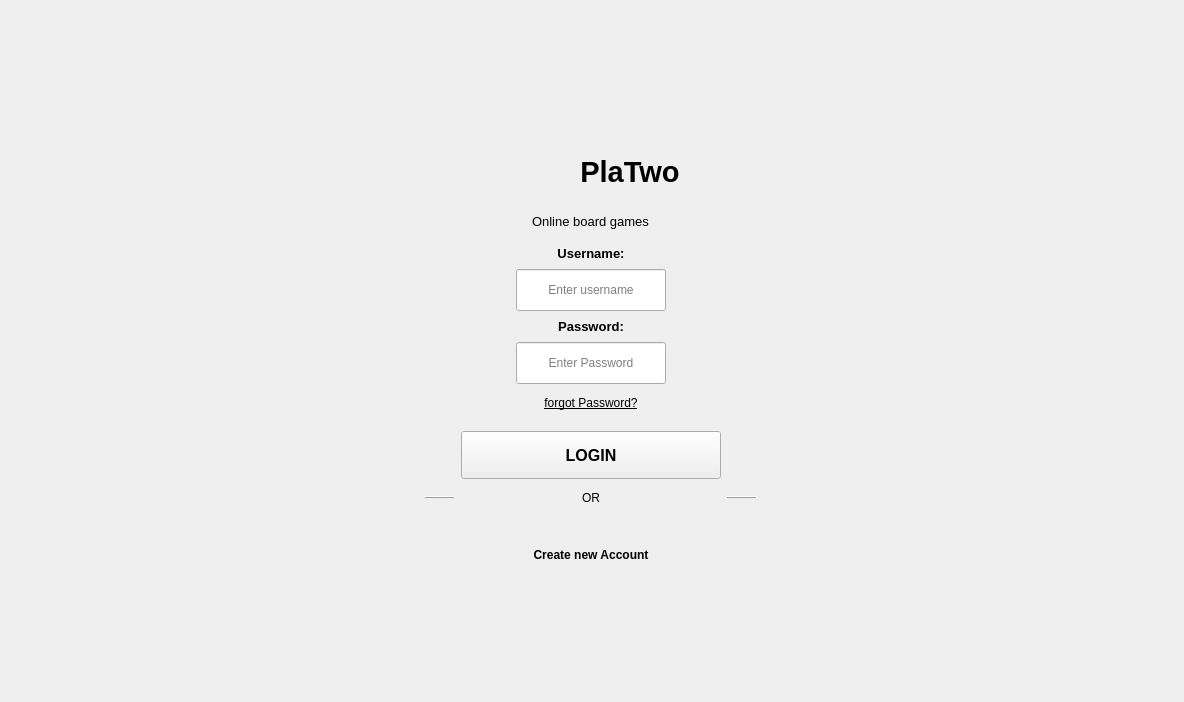
<?xml version="1.0" encoding="UTF-8"?>
<ui version="4.0">
 <class>loginPage</class>
 <widget class="QWidget" name="loginPage">
  <property name="geometry">
   <rect>
    <x>0</x>
    <y>0</y>
    <width>1184</width>
    <height>702</height>
   </rect>
  </property>
  <property name="windowTitle">
   <string>Form</string>
  </property>
  <layout class="QHBoxLayout" name="horizontalLayout_2">
   <item>
    <spacer name="horizontalSpacer_4">
     <property name="orientation">
      <enum>Qt::Orientation::Horizontal</enum>
     </property>
     <property name="sizeHint" stdset="0">
      <size>
       <width>40</width>
       <height>20</height>
      </size>
     </property>
    </spacer>
   </item>
   <item>
    <layout class="QVBoxLayout" name="verticalLayoutLoginCard">
     <property name="spacing">
      <number>12</number>
     </property>
     <property name="leftMargin">
      <number>40</number>
     </property>
     <property name="topMargin">
      <number>40</number>
     </property>
     <property name="rightMargin">
      <number>40</number>
     </property>
     <property name="bottomMargin">
      <number>40</number>
     </property>
     <item>
      <widget class="QWidget" name="logincard" native="true">
       <property name="minimumSize">
        <size>
         <width>380</width>
         <height>600</height>
        </size>
       </property>
       <property name="maximumSize">
        <size>
         <width>450</width>
         <height>600</height>
        </size>
       </property>
       <layout class="QVBoxLayout" name="verticalLayout_3">
        <property name="rightMargin">
         <number>11</number>
        </property>
        <item>
         <layout class="QVBoxLayout" name="verticalLayout_4">
          <property name="spacing">
           <number>8</number>
          </property>
          <property name="leftMargin">
           <number>40</number>
          </property>
          <property name="topMargin">
           <number>40</number>
          </property>
          <property name="rightMargin">
           <number>40</number>
          </property>
          <property name="bottomMargin">
           <number>40</number>
          </property>
          <item>
           <spacer name="verticalSpacer_2">
            <property name="orientation">
             <enum>Qt::Orientation::Vertical</enum>
            </property>
            <property name="sizeHint" stdset="0">
             <size>
              <width>20</width>
              <height>40</height>
             </size>
            </property>
           </spacer>
          </item>
          <item>
           <widget class="QWidget" name="widget_title" native="true">
            <layout class="QVBoxLayout" name="verticalLayout_5">
             <item>
              <layout class="QHBoxLayout" name="horizontalLayout">
               <item>
                <spacer name="horizontalSpacer_3">
                 <property name="orientation">
                  <enum>Qt::Orientation::Horizontal</enum>
                 </property>
                 <property name="sizeHint" stdset="0">
                  <size>
                   <width>40</width>
                   <height>20</height>
                  </size>
                 </property>
                </spacer>
               </item>
               <item>
                <widget class="QLabel" name="label_logo">
                 <property name="minimumSize">
                  <size>
                   <width>72</width>
                   <height>72</height>
                  </size>
                 </property>
                 <property name="maximumSize">
                  <size>
                   <width>72</width>
                   <height>72</height>
                  </size>
                 </property>
                 <property name="text">
                  <string/>
                 </property>
                 <property name="pixmap">
                  <pixmap>../../resources/icons/logo.png</pixmap>
                 </property>
                 <property name="scaledContents">
                  <bool>true</bool>
                 </property>
                 <property name="alignment">
                  <set>Qt::AlignmentFlag::AlignCenter</set>
                 </property>
                </widget>
               </item>
               <item>
                <widget class="QLabel" name="label_title">
                 <property name="font">
                  <font>
                   <pointsize>22</pointsize>
                   <bold>true</bold>
                  </font>
                 </property>
                 <property name="text">
                  <string>PlaTwo</string>
                 </property>
                 <property name="alignment">
                  <set>Qt::AlignmentFlag::AlignCenter</set>
                 </property>
                </widget>
               </item>
               <item>
                <spacer name="horizontalSpacer_6">
                 <property name="orientation">
                  <enum>Qt::Orientation::Horizontal</enum>
                 </property>
                 <property name="sizeHint" stdset="0">
                  <size>
                   <width>40</width>
                   <height>20</height>
                  </size>
                 </property>
                </spacer>
               </item>
              </layout>
             </item>
             <item alignment="Qt::AlignmentFlag::AlignHCenter">
              <widget class="QLabel" name="label_subtitle">
               <property name="font">
                <font>
                 <pointsize>10</pointsize>
                </font>
               </property>
               <property name="text">
                <string>Online board games</string>
               </property>
               <property name="alignment">
                <set>Qt::AlignmentFlag::AlignCenter</set>
               </property>
              </widget>
             </item>
            </layout>
           </widget>
          </item>
          <item>
           <widget class="QLabel" name="label_username">
            <property name="font">
             <font>
              <pointsize>10</pointsize>
              <bold>true</bold>
             </font>
            </property>
            <property name="text">
             <string>Username:</string>
            </property>
            <property name="alignment">
             <set>Qt::AlignmentFlag::AlignCenter</set>
            </property>
           </widget>
          </item>
          <item alignment="Qt::AlignmentFlag::AlignHCenter">
           <widget class="QLineEdit" name="lineEdit_username">
            <property name="minimumSize">
             <size>
              <width>150</width>
              <height>42</height>
             </size>
            </property>
            <property name="maximumSize">
             <size>
              <width>300</width>
              <height>16777215</height>
             </size>
            </property>
            <property name="toolTip">
             <string>&lt;html&gt;&lt;head/&gt;&lt;body&gt;&lt;p&gt;Enter Your &lt;span style=&quot; font-weight:700;&quot;&gt;Username&lt;/span&gt;&lt;/p&gt;&lt;/body&gt;&lt;/html&gt;</string>
            </property>
            <property name="alignment">
             <set>Qt::AlignmentFlag::AlignCenter</set>
            </property>
            <property name="placeholderText">
             <string>Enter username</string>
            </property>
           </widget>
          </item>
          <item>
           <widget class="QLabel" name="label_password">
            <property name="font">
             <font>
              <pointsize>10</pointsize>
              <bold>true</bold>
             </font>
            </property>
            <property name="text">
             <string>Password:</string>
            </property>
            <property name="alignment">
             <set>Qt::AlignmentFlag::AlignCenter</set>
            </property>
           </widget>
          </item>
          <item alignment="Qt::AlignmentFlag::AlignHCenter">
           <widget class="QLineEdit" name="lineEdit_password">
            <property name="minimumSize">
             <size>
              <width>150</width>
              <height>42</height>
             </size>
            </property>
            <property name="maximumSize">
             <size>
              <width>260</width>
              <height>16777215</height>
             </size>
            </property>
            <property name="toolTip">
             <string>&lt;html&gt;&lt;head/&gt;&lt;body&gt;&lt;p&gt;Enter Your &lt;span style=&quot; font-weight:700;&quot;&gt;Password&lt;/span&gt;&lt;/p&gt;&lt;/body&gt;&lt;/html&gt;</string>
            </property>
            <property name="echoMode">
             <enum>QLineEdit::EchoMode::Password</enum>
            </property>
            <property name="alignment">
             <set>Qt::AlignmentFlag::AlignCenter</set>
            </property>
            <property name="placeholderText">
             <string>Enter Password</string>
            </property>
           </widget>
          </item>
          <item alignment="Qt::AlignmentFlag::AlignHCenter">
           <widget class="QPushButton" name="pushButton_forgot">
            <property name="font">
             <font>
              <underline>true</underline>
             </font>
            </property>
            <property name="text">
             <string>forgot Password?</string>
            </property>
            <property name="flat">
             <bool>true</bool>
            </property>
           </widget>
          </item>
          <item>
           <widget class="QWidget" name="widget_actions" native="true">
            <layout class="QVBoxLayout" name="verticalLayout_6">
             <item>
              <layout class="QGridLayout" name="gridLayout">
               <item row="1" column="2">
                <widget class="QFrame" name="frame">
                 <property name="frameShape">
                  <enum>QFrame::Shape::HLine</enum>
                 </property>
                 <property name="frameShadow">
                  <enum>QFrame::Shadow::Raised</enum>
                 </property>
                </widget>
               </item>
               <item row="1" column="0">
                <widget class="QFrame" name="frame_2">
                 <property name="frameShape">
                  <enum>QFrame::Shape::HLine</enum>
                 </property>
                 <property name="frameShadow">
                  <enum>QFrame::Shadow::Raised</enum>
                 </property>
                </widget>
               </item>
               <item row="0" column="1">
                <widget class="QPushButton" name="pushButton_login">
                 <property name="minimumSize">
                  <size>
                   <width>260</width>
                   <height>48</height>
                  </size>
                 </property>
                 <property name="font">
                  <font>
                   <pointsize>12</pointsize>
                   <bold>true</bold>
                  </font>
                 </property>
                 <property name="text">
                  <string>LOGIN</string>
                 </property>
                </widget>
               </item>
               <item row="1" column="1" alignment="Qt::AlignmentFlag::AlignHCenter">
                <widget class="QLabel" name="label_or">
                 <property name="minimumSize">
                  <size>
                   <width>0</width>
                   <height>25</height>
                  </size>
                 </property>
                 <property name="text">
                  <string>OR</string>
                 </property>
                </widget>
               </item>
               <item row="0" column="2">
                <spacer name="horizontalSpacer_2">
                 <property name="orientation">
                  <enum>Qt::Orientation::Horizontal</enum>
                 </property>
                 <property name="sizeHint" stdset="0">
                  <size>
                   <width>40</width>
                   <height>20</height>
                  </size>
                 </property>
                </spacer>
               </item>
               <item row="0" column="0">
                <spacer name="horizontalSpacer">
                 <property name="orientation">
                  <enum>Qt::Orientation::Horizontal</enum>
                 </property>
                 <property name="sizeHint" stdset="0">
                  <size>
                   <width>40</width>
                   <height>20</height>
                  </size>
                 </property>
                </spacer>
               </item>
               <item row="3" column="1">
                <widget class="QPushButton" name="pushButton_create_sign">
                 <property name="font">
                  <font>
                   <bold>true</bold>
                  </font>
                 </property>
                 <property name="text">
                  <string>Create new Account</string>
                 </property>
                 <property name="flat">
                  <bool>true</bool>
                 </property>
                </widget>
               </item>
               <item row="2" column="1">
                <spacer name="verticalSpacer">
                 <property name="orientation">
                  <enum>Qt::Orientation::Vertical</enum>
                 </property>
                 <property name="sizeHint" stdset="0">
                  <size>
                   <width>20</width>
                   <height>40</height>
                  </size>
                 </property>
                </spacer>
               </item>
              </layout>
             </item>
            </layout>
           </widget>
          </item>
          <item>
           <spacer name="verticalSpacer_7">
            <property name="orientation">
             <enum>Qt::Orientation::Vertical</enum>
            </property>
            <property name="sizeHint" stdset="0">
             <size>
              <width>20</width>
              <height>40</height>
             </size>
            </property>
           </spacer>
          </item>
         </layout>
        </item>
       </layout>
      </widget>
     </item>
    </layout>
   </item>
   <item>
    <spacer name="horizontalSpacer_5">
     <property name="orientation">
      <enum>Qt::Orientation::Horizontal</enum>
     </property>
     <property name="sizeHint" stdset="0">
      <size>
       <width>40</width>
       <height>20</height>
      </size>
     </property>
    </spacer>
   </item>
  </layout>
 </widget>
 <resources/>
 <connections/>
</ui>
